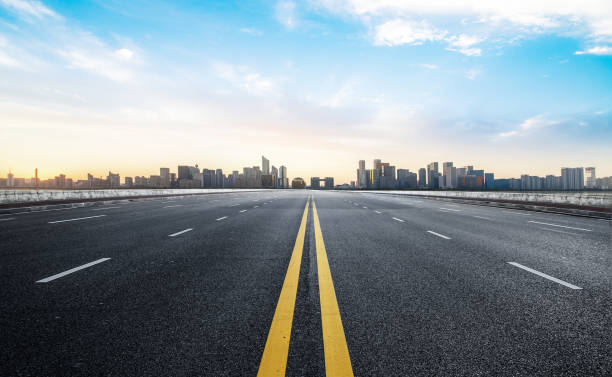
#> input picture Sem V/CV Lab/Lab 04/road.png, 612 x 377 px
$ python Q4.py
#> lines starting #> are read from the running program, lines starting #| are printed output that depends on the picture
import cv2 as cv
import numpy as np

def kmeans_color_segmentation(image_path, k=3):
#> called with image_path = 'road.png', k = 3
    src = cv.imread(cv.samples.findFile(image_path))
#> src is the input picture: shape (377, 612, 3); mean B, G, R 153.6, 147.4, 135.2

    if src is None:
        print("Error opening image!")
        return
    img_rgb = cv.cvtColor(src, cv.COLOR_BGR2RGB)
    pixel_values = img_rgb.reshape((-1, 3))
    pixel_values = np.float32(pixel_values)
    criteria = (cv.TERM_CRITERIA_EPS + cv.TERM_CRITERIA_MAX_ITER, 100, 0.2)
    _, labels, centers = cv.kmeans(pixel_values, k, None, criteria, 10, cv.KMEANS_RANDOM_CENTERS)
#> centers = [[116.4, 118, 114.4], [205.9, 227.7, 237.3], [45.4, 49.86, 56.99]]
    centers = np.uint8(centers)
#> centers = [[116, 118, 114], [205, 227, 237], [45, 49, 56]]
    segmented_image = centers[labels.flatten()]
    segmented_image = segmented_image.reshape(img_rgb.shape)
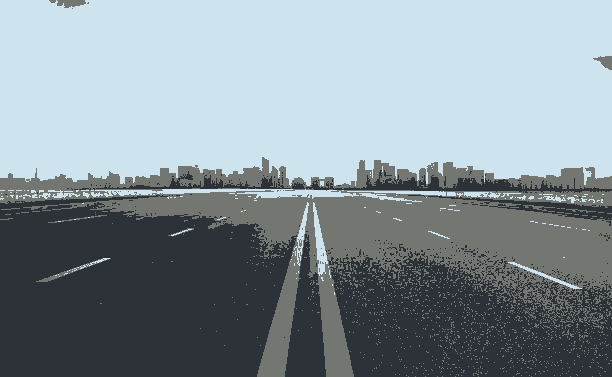
#> segmented_image: shape (377, 612, 3); mean R, G, B 134.6, 146.8, 153.1
    segmented_image_bgr = cv.cvtColor(segmented_image, cv.COLOR_RGB2BGR)
    cv.imshow('Original Image', src)
    cv.imshow('Segmented Image', segmented_image_bgr)

    cv.waitKey(0)
    cv.destroyAllWindows()

if __name__ == "__main__":
    image_path = 'road.png'
    k = 3
    kmeans_color_segmentation(image_path, k)

$ run again, with Sem V/CV Lab/Lab 04/chess.png copied over Sem V/CV Lab/Lab 04/road.png
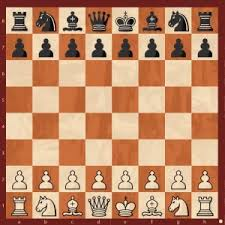
#> input picture Sem V/CV Lab/Lab 04/chess.png, 225 x 225 px
#> in kmeans_color_segmentation, src is the input picture: shape (225, 225, 3); mean B, G, R 103.6, 136.5, 189.7
#> in kmeans_color_segmentation, `_, labels, centers = cv.kmeans(pixel_values, k, None, criteria, 10, cv..`: centers = [[184.3, 108.1, 65.62], [92.68, 38.96, 30.14], [237.7, 207.4, 173.3]]
#> in kmeans_color_segmentation, `centers = np.uint8(centers)`: centers = [[184, 108, 65], [92, 38, 30], [237, 207, 173]]
#> in kmeans_color_segmentation, `segmented_image = segmented_image.reshape(img_rgb.shape)`:
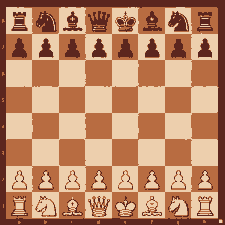
#> segmented_image: shape (225, 225, 3); mean R, G, B 189.2, 136.2, 103.2

$ run again, with Sem V/CV Lab/Lab 04/sky.png copied over Sem V/CV Lab/Lab 04/road.png
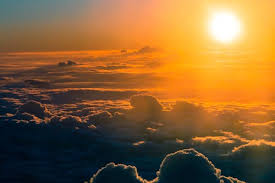
#> input picture Sem V/CV Lab/Lab 04/sky.png, 275 x 183 px
#> in kmeans_color_segmentation, src is the input picture: shape (183, 275, 3); mean B, G, R 54.3, 98.8, 137.2
#> in kmeans_color_segmentation, `_, labels, centers = cv.kmeans(pixel_values, k, None, criteria, 10, cv..`: centers = [[245.5, 166.4, 67.42], [139, 94.7, 57.17], [22.29, 32.17, 37.94]]
#> in kmeans_color_segmentation, `centers = np.uint8(centers)`: centers = [[245, 166, 67], [139, 94, 57], [22, 32, 37]]
#> in kmeans_color_segmentation, `segmented_image = segmented_image.reshape(img_rgb.shape)`:
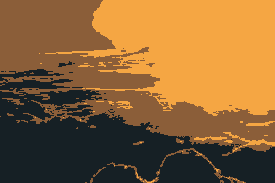
#> segmented_image: shape (183, 275, 3); mean R, G, B 136.9, 98.4, 53.8
